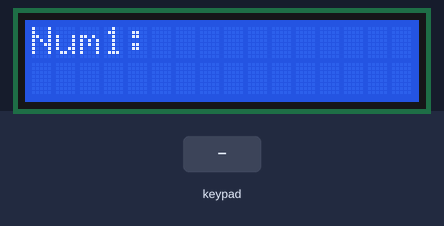
A sketch run on a simulated Arduino Uno, built with avr-gcc and run on an emulated ATmega328P. Parts: 16×2 character LCD. The inputs (shaded band) are chosen by the test bench.

Above: at 1.7 s.
1.8 s: keypad keys 7 + 5 = pressed 0.4 s apart
At 3.8 s:
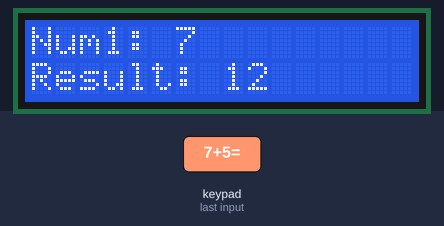
4.9 s: key '/' pressed
At 5.3 s:
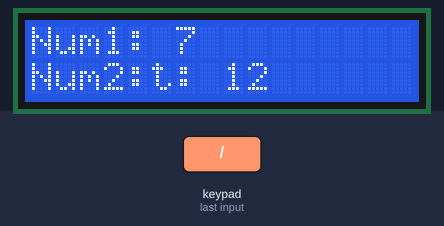
6.4 s: key '=' pressed
At 7.6 s:
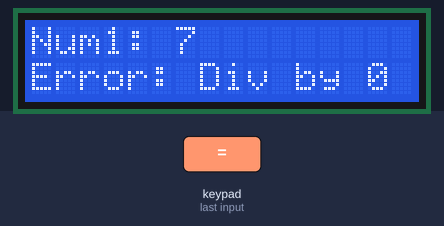
9.4 s: keypad keys 1 3 1 2 1 1 1 0 pressed 0.4 s apart
At 13.4 s:
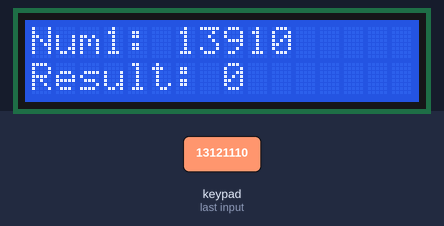
14.1 s: key 'C' pressed
At 14.7 s:
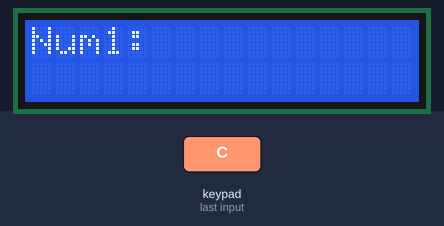
Timing chart, 0 to 16.6 s (numbered marks = the images above; inputs shaded):
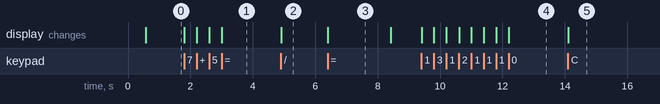

Measured:
- after the input at 1.8 s, the display: first changes at once (image 1 shows a later state)
- after the input at 4.9 s, the display: changes at once (image 2)
- after the input at 6.4 s, the display: changes at once (image 3)
- after the input at 9.4 s, the display: first changes at once (image 4 shows a later state)
- after the input at 14.1 s, the display: changes at once (image 5)
- what the display in image 3 shows lasts 2.0 s, from 6.4 s to 8.4 s

The sketch:

firmware.ino
```cpp
/* @file HelloKeypad.pde
|| @version 1.0
|| @author Alexander Brevig
|| @contact alexanderbrevig@gmail.com
||
|| @description
|| | Demonstrates the simplest use of the matrix Keypad library.
|| #
*/
#include <Keypad.h>
#include <LiquidCrystal.h>

LiquidCrystal lcd(0, 1, 2, 3, 4, 5);

const byte ROWS = 4; //four rows
const byte COLS = 4; //four columns
char keys[ROWS][COLS] = {
  {'7','8','9','/'},
  {'4','5','6','*'},
  {'1','2','3','-'},
  {'C','0','=','+'}
};
byte rowPins[ROWS] = {13, 12, 11, 10}; //connect to the row pinouts of the keypad
byte colPins[COLS] = {9, 8, 7, 6}; //connect to the column pinouts of the keypad

Keypad keypad = Keypad( makeKeymap(keys), rowPins, colPins, ROWS, COLS );

int num1 = 0;
int num2 = 0;
char operation = '+';
int result = 0;
bool inputNum2 = false;

void setup() {
  lcd.begin(16, 2);
  lcd.print("Calculator");
  delay(500);
  lcd.clear();
  lcd.print("Num1:");
}

void loop() {
  char key = keypad.getKey();

  if (key != NO_KEY) {
    if (key >= '0' && key <= '9') {
      if (!inputNum2) {
        num1 = num1 * 10 + (key - '0');
        lcd.setCursor(6, 0);
        lcd.print(num1);
      } else {
        num2 = num2 * 10 + (key - '0');
        lcd.setCursor(6, 1);
        lcd.print(num2);
      }
    } else if (key == '+' || key == '-' || key == '*' || key == '/') {
      operation = key;
      inputNum2 = true;
      lcd.setCursor(0, 1);
      lcd.print("Num2:");
    } else if (key == '=') {
      calculateResult();
      lcd.setCursor(0, 1);
      lcd.print("Result: ");
      lcd.print(result);
    } else if (key == 'C') {
      clearCalculator();
    }
  }
}

void calculateResult() {
  switch (operation) {
    case '+':
      result = num1 + num2;
      break;
    case '-':
      result = num1 - num2;
      break;
    case '*':
      result = num1 * num2;
      break;
    case '/':
      if (num2 != 0) {
        result = num1 / num2;
      } else {
        lcd.setCursor(0, 1);
        lcd.print("Error: Div by 0");
        delay(2000);
        clearCalculator();
        return;
      }
      break;
  }
  num1 = result;
  num2 = 0;
  inputNum2 = false;
}

void clearCalculator() {
  num1 = 0;
  num2 = 0;
  operation = '+';
  result = 0;
  inputNum2 = false;
  lcd.clear();
  lcd.print("Num1:");
  lcd.setCursor(0, 1);
  lcd.print("       ");
}
```
